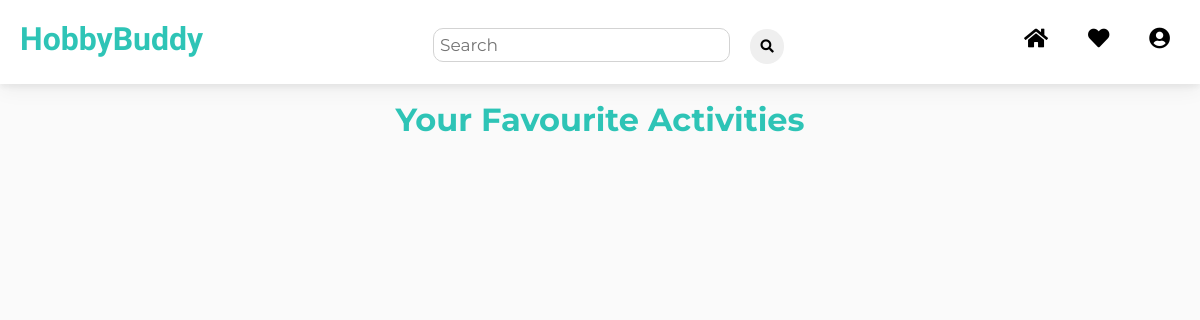
/saved-activity/ (signed in), run on an earlier commit of the app's database.
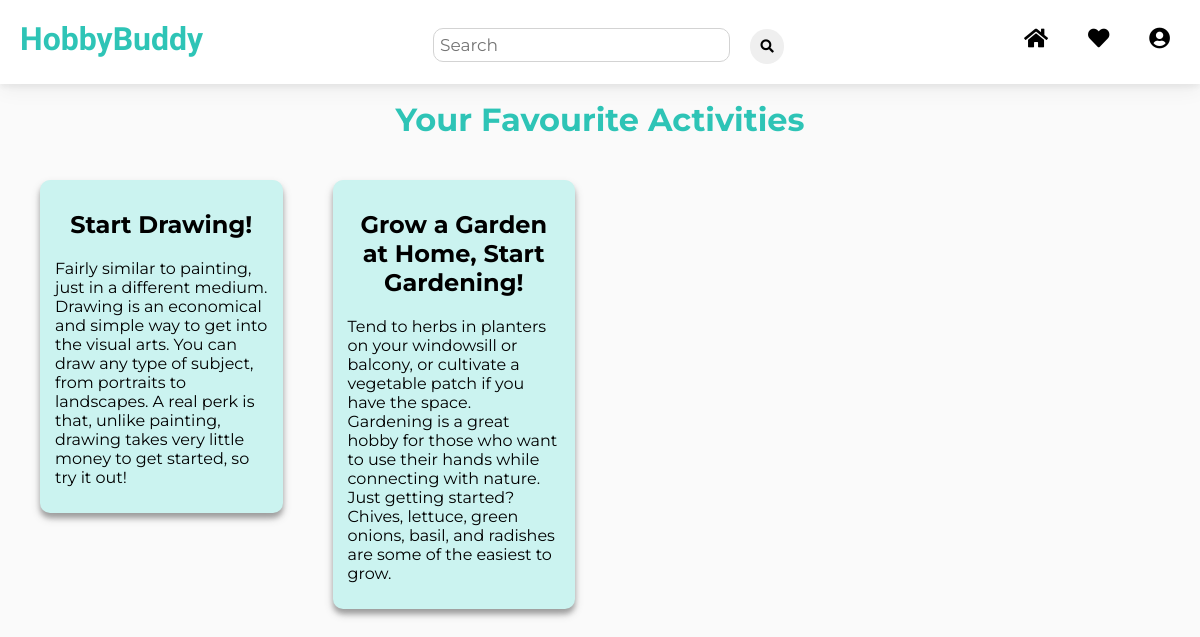
And on a later commit of the database.
### activity/models.py (models this page shows, shortened)
class Activity(models.Model):
    title = models.CharField(max_length=100)
    picture = models.ImageField(upload_to='activity_media')
    description = models.TextField()
    cost_estimation = models.PositiveIntegerField()

### activity/views.py (the view)
# urls.py: path('saved-activity/', activity_view.saved_activity, name='saved-activity'),
@login_required(login_url="/")
def saved_activity(request):
    saved = UserActivity.objects.filter(user=request.user)
    activities = []
    for ua in saved:
        act = Activity.objects.get(pk=ua.activity.pk)
        activities.append(act)
    context = {'acts': activities}
    return render(request, "activity/savedactivity.html", context)

### templates/activity/savedactivity.html (shortened to what this page needs)
<!DOCTYPE html>
<html lang="en">
{% extends "newbase.html" %}
{% load static %}
    {% block content %}
    <link rel="stylesheet" type="text/css" href="{% static 'activity/savedactivity.css' %}">
    <div class="container">
    <h1 id="temp">Your Favourite Activities</h1>
    <div class="grid-container">
    {% for act in acts %}
        <a id="box" href="{% url 'activity-details' activity_id=act.id %}">
            <div class = "grid-item">
                <h2 class="fav-title">{{ act.title }}</h2>
                <div class="project-info">
                    <p class="fav-text">{{ act.description }}</p>
                </div>
            </div>
        </a>
    {% endfor %}
    </div>
    </div>
    {% endblock %}

### templates/newbase.html (shortened to what this page needs)
<!DOCTYPE html>
<html lang="en">
    <head>
        {% load static %}
        <link rel="stylesheet" type="text/css" href="{% static 'newbase/newbase.css' %}">
        <link rel="stylesheet" href="https://cdnjs.cloudflare.com/ajax/libs/font-awesome/5.14.0/css/all.min.css">
    </head>
    <body>
    <div class="navbar">
        <div class="row">
            <div class="col side">
                <h1 class="hb">HobbyBuddy</h1>
            </div>
            <form class="col mid" action="{% url 'search-redirect' %}">
                <input type="text" placeholder="Search" name="search" class="sb">
                <button type="submit" id="submit"><i class="fa fa-search"></i></button>
            </form>
            <div class="col side">
                <a href="/profile-details" class="right-topnav-content"><i class="fas fa-user-circle fa-lg"></i></a>
                <a href="/saved-activity" class="right-topnav-content"><i class="fas fa-heart fa-lg"></i></a>
                <a href="/dashboard" class="right-topnav-content"><i class="fas fa-home fa-lg"></i></a>
            </div>
        </div>
    </div>
    <div class="content">
        {% block content %}
        {% endblock %}
    </div>
    </body>
</html>

### static/newbase/newbase.css (style rules this page uses)
body { font-family: 'Montserrat', sans-serif; margin: 0; }
a { color: black; text-decoration: none; padding: 10px; }
.hb { display: inline-block; font-family: 'Montserrat Alternates', sans-serif; color: rgba(46, 196, 182, 1); padding-top: 0; margin-top: 0; }
.right-topnav-content { float: right; text-align: right; margin-right: 20px; }
#submit { display: inline-block; border-radius: 1000px; padding:10px; border: none; }
.col .sb { float: center; padding: 6px; border-radius: 10px; border-width: 1px; border-style: solid; border-color: #D3D3D3; margin-top: 8px; margin-right: 16px; font-size: 17px; width: 80%; font-family: "Montserrat", sans-serif; }
.col { float: left; }
.row { padding: 20px 0 5px 20px; background-color: #FFFFFF; box-shadow: 0 4px 5px 0 rgba(0, 0, 0, 0.05), 0 6px 20px 0 rgba(0, 0, 0, 0.05); }
.row:after { content: ""; display: table; clear: both; }
.side { width: 35%; }
.mid { width: 30%; }
.navbar { position: fixed; top: 0; width: 100%; }
.content { margin-top: 100px; }

### static/activity/savedactivity.css (style rules this page uses)
body { font-family: "Montserrat", sans-serif; background-color: rgba(211,211,211, 0.1); }
.grid-container { display: grid; max-width: 100%; grid-column-gap: 10px; grid-row-gap: 10px; margin: 20px; }
.grid-item { background-color: #cbf3f0; box-shadow: 0 5px 5px 0 rgba(0,0,0,0.24), 0 5px 10px 0 rgba(0,0,0,0.19); padding : 10px 15px 10px 15px; border-radius: 10px; margin: 10px; }
@media (min-width: 600px) { .grid-container { grid-template-columns: repeat(2, 1fr); } }
@media (min-width: 900px) { .grid-container { grid-template-columns: repeat(3, 1fr); } }
@media (min-width: 1200px) { .grid-container { grid-template-columns: repeat(4, 1fr); } }
#temp { text-align: center; color: #2ec4b6; }
.fav-title { text-align: center; }

What changed in the data, as far as the page shows it:
added Activity: title "Start Drawing!", description "Fairly similar to painting, just in a different medium. Drawing is an economical and simple way to get into the visual arts. You can draw any type of subject, from portraits to landscapes. A real perk is that, unlike painting, drawing takes very little money to get started, so try it out!"
added Activity: title "Grow a Garden at Home, Start Gardening!", description "Tend to herbs in planters on your windowsill or balcony, or cultivate a vegetable patch if you have the space. Gardening is a great hobby for those who want to use their hands while connecting with nature. Just getting started? Chives, lettuce, green onions, basil, and radishes are some of the easiest to grow."
